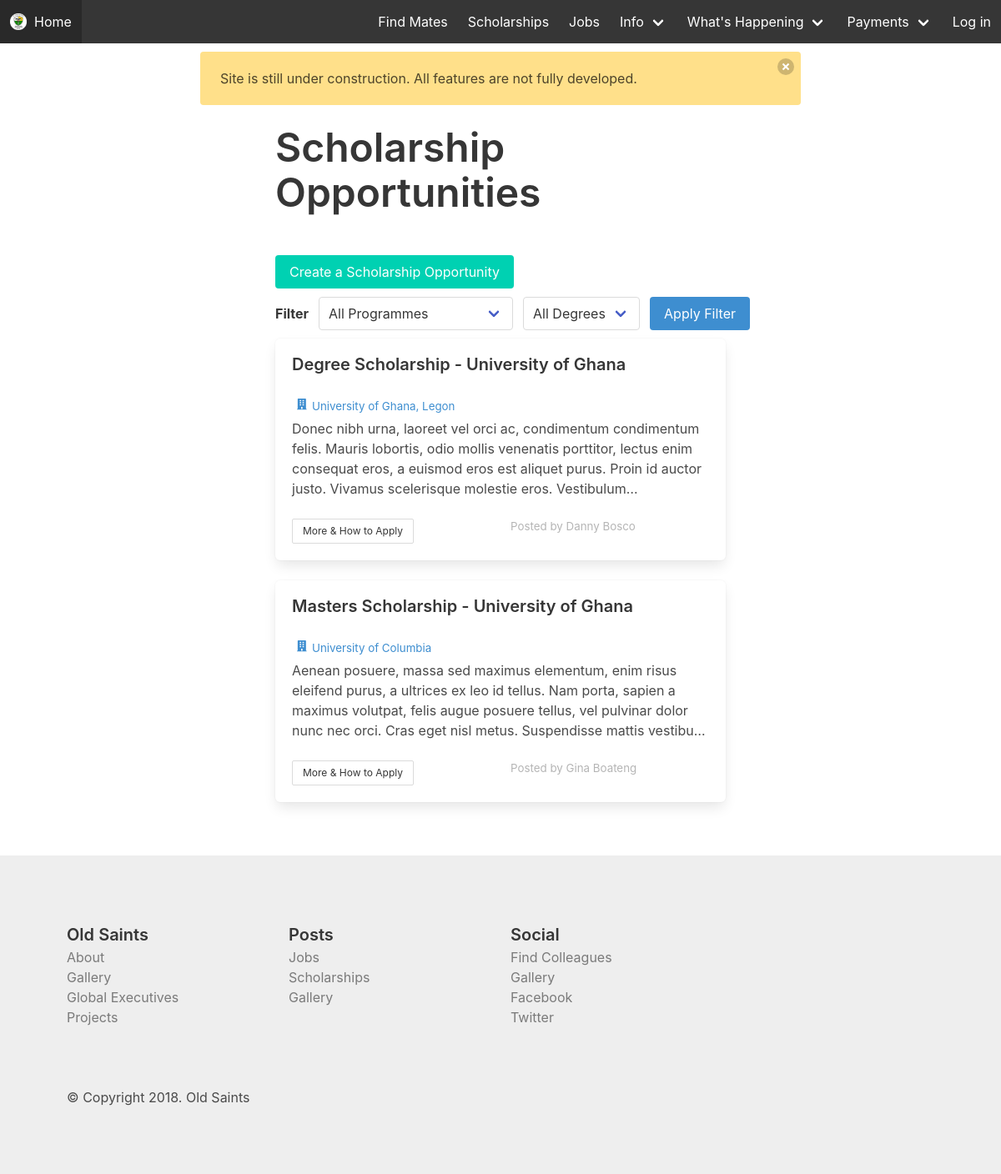
/scholarships/, run on the app's committed database.
### web/models.py (models this page shows, shortened)
class Scholarship(models.Model):
    posted_by = models.ForeignKey(Alumnum, related_name="scholarships", on_delete=models.CASCADE)
    title = models.CharField(max_length=70)
    school = models.CharField(max_length=70)
    description = models.TextField()
    posted_on = models.DateTimeField(auto_now_add=True)
    how_to_apply = models.CharField(max_length=70)

class Alumnum(models.Model):
    user = models.OneToOneField(User, related_name="alumnum", on_delete=models.CASCADE)
    mobile = models.CharField(max_length=17)
    telephone = models.CharField(max_length=17, blank=True)
    whatsapp = models.CharField(max_length=17, blank=True)
    facebook = models.CharField(max_length=100, blank=True)
    twitter = models.CharField(max_length=100, blank=True)
    instagram = models.CharField(max_length=100, blank=True)
    address_line_1 = models.CharField(max_length=50)
    address_line_2 = models.CharField(max_length=50)
    year_of_completion = models.IntegerField()
    exam_type = models.CharField(max_length=20) # o/a level, sss, wassce
    house = models.ForeignKey(House, related_name="alumni", on_delete=models.CASCADE)
    chapter = models.ForeignKey(Chapter, related_name="alumni", on_delete=models.CASCADE)
    member_id = models.CharField(max_length=20)
    profession = models.CharField(max_length=100)
    nickname = models.CharField(max_length=70, blank=True)
    reference_1 = models.TextField(blank=True)
    reference_2 = models.TextField(blank=True)
    verified = models.BooleanField(default=False)
    class Meta:
        verbose_name_plural = "Alumni"
    def __str__(self):
        return self.user.get_full_name()

### web/views.py (the view)
# urls.py: url(r'^scholarships/$', views.scholarships, name="scholarships"),
def scholarships(request):
    context = {
        'scholarships': Scholarship.objects.all()
    }
    return render(request, 'web/scholarships.html', context)

### web/templates/web/scholarships.html (shortened to what this page needs)
{% extends "web/base.html" %} {% block main_title %} Scholarships {% endblock main_title %} {% block content %}
<div class="container centered-div">
    <div style="margin-top: 10px;">
        <p class="is-1 title" style="margin-bottom: 1em;">
            Scholarship
            <br>Opportunities
        </p>
        <a href="{% url 'web:create_scholarship_post' %}" class="button is-primary">Create a Scholarship Opportunity</a>
        <form action="" method="POST">
            <div class="level" style="margin-top: 10px;">
                <div class="level-left">
                    <div class="level-item">
                        <strong>Filter</strong>
                    </div>
                    <div class="level-item">
                        <div class="control">
                            <div class="select">
                                <select name="profession" id="">
                                    <option value="all">All Programmes</option>
                                </select>
                            </div>
                        </div>
                    </div>
                    <div class="level-item">
                        <div class="control">
                            <div class="select">
                                <select name="profession" id="">
                                    <option value="all">All Degrees</option>
                                </select>
                            </div>
                        </div>
                    </div>
                    <div class="level-item">
                        <button class="button is-info">Apply Filter</button>
                    </div>
                </div>
            </div>
        </form>
    </div>
    {% for scholarship in scholarships %}
    <div class="box" style="margin-top: 10px;">
        <h5 class="is-5 title">{{ scholarship.title }}</h5>
        <p style="font-size: 10pt; margin-bottom: 5px;" class="has-text-info">
            <span class="icon">
                <i class="fas fa-building"></i>
            </span>{{ scholarship.school }}</p>
        <p>{{ scholarship.description|truncatechars:250 }}</p>
        <br>
        <div class="columns">
            <div class="column">
                <a class="button is-small" href="{% url 'web:scholarship_detail' scholarship.id %}">More &amp; How to Apply</a>
            </div>
            <div class="column">
                <p class="has-text-grey-light" style="font-size: 10pt;">Posted by {{scholarship.posted_by}}</p>
            </div>
        </div>
    </div>
    {% endfor %}
</div>
{% endblock content %}

### web/static/web/css/main.css (style rules this page uses)
.centered-div { width: 45%; margin-left: auto; margin-right: auto; }

### data on the page
Scholarship: title "Degree Scholarship - University of Ghana", school "University of Ghana, Legon", description "Donec nibh urna, laoreet vel orci ac, condimentum condimentum felis. Mauris lobortis, odio mollis venenatis porttitor, lectus enim consequat eros, a euismod eros est aliquet purus. Proin id auctor justo. Vivamus scelerisque molestie eros. Vestibulum…", posted_by "Danny Bosco"
Scholarship: title "Masters Scholarship - University of Ghana", school "University of Columbia", description "Aenean posuere, massa sed maximus elementum, enim risus eleifend purus, a ultrices ex leo id tellus. Nam porta, sapien a maximus volutpat, felis augue posuere tellus, vel pulvinar dolor nunc nec orci. Cras eget nisl metus. Suspendisse mattis vestibu…", posted_by "Gina Boateng"
